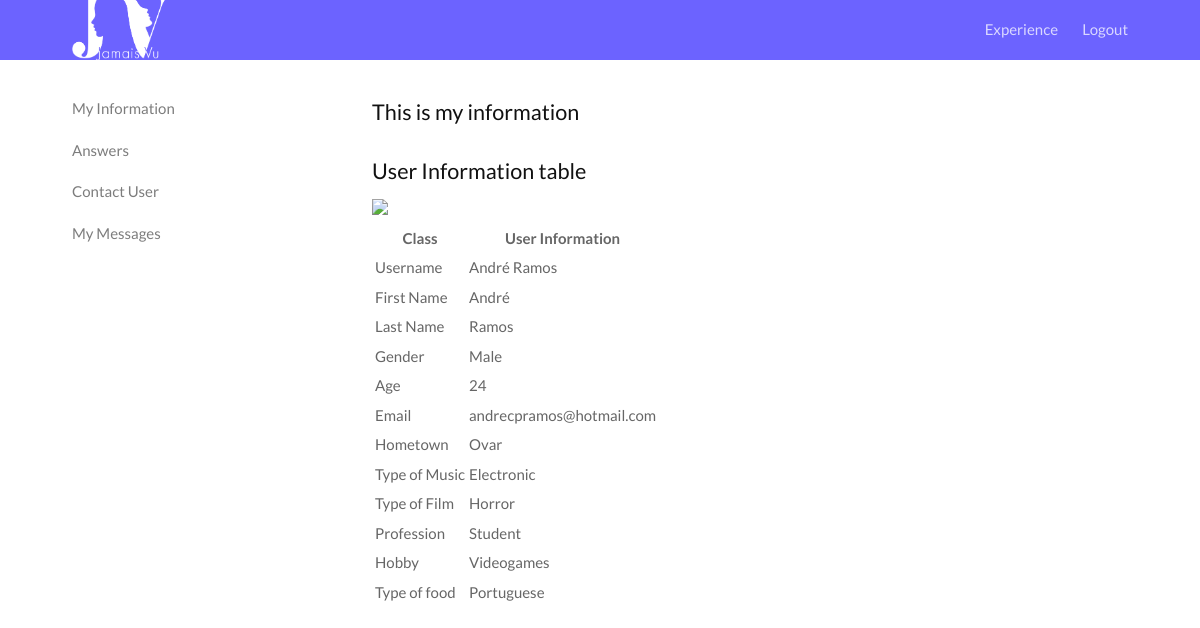
The app's page /My_Information.php (signed in) with its own data.
### tables this page shows
CREATE TABLE User (username STRING NOT NULL UNIQUE PRIMARY KEY, password STRING NOT NULL, email STRING, gender STRING, first_name STRING, last_name STRING, age STRING, hometown STRING, music STRING, film STRING, profession STRING, hobby STRING, food STRING);

### database/user.php (the view, shortened to what this page needs)
<?php
  function get_ALL_my_Informations($username){
    global $conn;
    $stmt = $conn->prepare('SELECT * FROM User WHERE username = ?');
    $stmt->execute(array($username));
    $user = $stmt->fetchALL();
      foreach ($user as $row)
        {
          echo "<tr>";
               echo "<td class='cell'> Username</td>";
               echo "<td>" . $row['username'] . "</td>";
          echo "</tr>";
          echo "<tr>";
               echo "<td> First Name</td>";
               echo "<td>" . $row['first_name'] . "</td>";
          echo "</tr>";
          echo "<tr>";
              echo "<td> Last Name</td>";
              echo "<td>" . $row['last_name'] . "</td>";
          echo "</tr>";
          echo "<tr>";
              echo "<td> Gender</td>";
              echo "<td>" . $row['gender'] . "</td>";
          echo "</tr>";
          echo "<tr>";
              echo "<td> Age</td>";
              echo "<td>" . $row['age'] . "</td>";
          echo "</tr>";
          echo "<tr>";
              echo "<td> Email </td>";
              echo "<td>" . $row['email'] . "</td>";
          echo "</tr>";
          echo "<tr>";
              echo "<td> Hometown</td>";
              echo "<td>" . $row['hometown'] . "</td>";
          echo "</tr>";
          echo "<tr>";
              echo "<td> Type of Music </td>";
              echo "<td>" . $row['music'] . "</td>";
          echo "</tr>";
          echo "<tr>";
              echo "<td> Type of Film </td>";
              echo "<td>" . $row['film'] . "</td>";
          echo "</tr>";
          echo "<tr>";
              echo "<td> Profession </td>";
              echo "<td>" . $row['profession'] . "</td>";
          echo "</tr>";
          echo "<tr>";
              echo "<td> Hobby </td>";
              echo "<td>" . $row['hobby'] . "</td>";
          echo "</tr>";
          echo "<tr>";
              echo "<td> Type of food </td>";
              echo "<td>" . $row['food'] . "</td>";
          echo "</tr>";
        }
      }
  function getPhoto($username){
  global $conn;
  $stmt = $conn->prepare('SELECT image_name FROM photo WHERE username = ?');
  $stmt->execute(array($username));
  $user = $stmt->fetch();
  $local = $user['image_name'];
   echo "<img src='uploads/$local' name='profile_picture' width='35%'>";}
?>

### records on screen
user: username "André Ramos", first_name "André", last_name "Ramos", gender "Male", age "24", email "andrecpramos@hotmail.com", hometown "Ovar", music "Electronic", film "Horror", profession "Student", hobby "Videogames", food "Portuguese"
